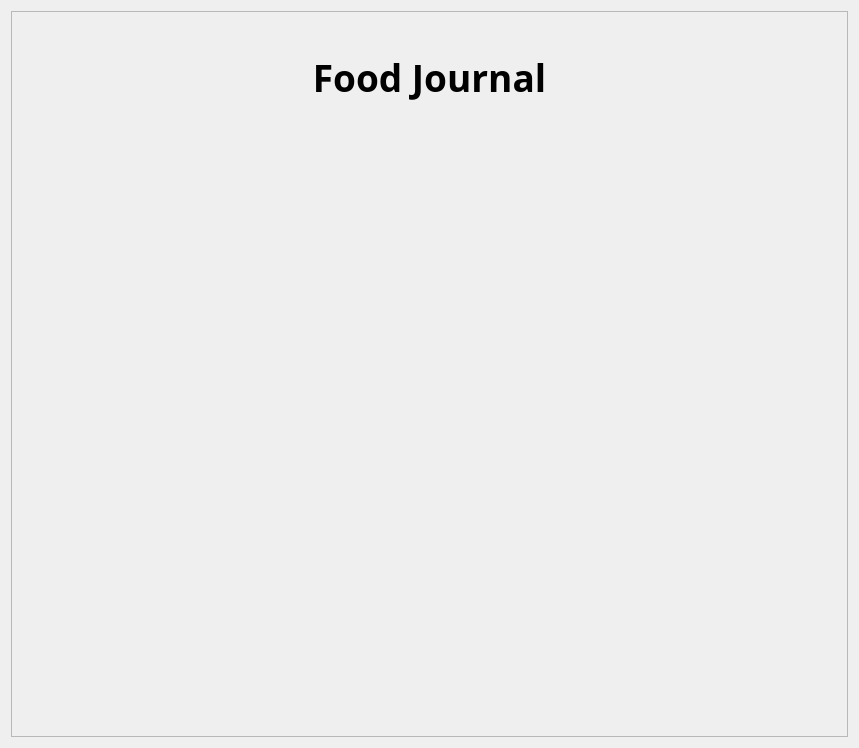
<?xml version="1.0" encoding="UTF-8"?>
<ui version="4.0">
 <class>JournalPage</class>
 <widget class="QWidget" name="JournalPage">
  <property name="geometry">
   <rect>
    <x>0</x>
    <y>0</y>
    <width>859</width>
    <height>748</height>
   </rect>
  </property>
  <property name="font">
   <font>
    <pointsize>20</pointsize>
   </font>
  </property>
  <property name="windowTitle">
   <string>Form</string>
  </property>
  <layout class="QVBoxLayout" name="verticalLayout">
   <item>
    <widget class="QScrollArea" name="scrollArea">
     <property name="widgetResizable">
      <bool>true</bool>
     </property>
     <widget class="QWidget" name="scrollAreaWidgetContents">
      <property name="geometry">
       <rect>
        <x>0</x>
        <y>0</y>
        <width>839</width>
        <height>728</height>
       </rect>
      </property>
      <layout class="QVBoxLayout" name="verticalLayout_2">
       <item>
        <widget class="QLabel" name="label">
         <property name="font">
          <font>
           <family>Noto Sans</family>
           <pointsize>28</pointsize>
           <bold>true</bold>
          </font>
         </property>
         <property name="text">
          <string>Food Journal</string>
         </property>
         <property name="scaledContents">
          <bool>true</bool>
         </property>
         <property name="alignment">
          <set>Qt::AlignmentFlag::AlignCenter</set>
         </property>
         <property name="wordWrap">
          <bool>true</bool>
         </property>
        </widget>
       </item>
       <item>
        <widget class="MealLog" name="meal1" native="true"/>
       </item>
       <item>
        <widget class="MealLog" name="meal2" native="true"/>
       </item>
       <item>
        <widget class="MealLog" name="meal3" native="true"/>
       </item>
       <item>
        <widget class="MealLog" name="meal4" native="true"/>
       </item>
       <item>
        <widget class="MealLog" name="meal5" native="true"/>
       </item>
      </layout>
     </widget>
    </widget>
   </item>
  </layout>
 </widget>
 <customwidgets>
  <customwidget>
   <class>MealLog</class>
   <extends>QWidget</extends>
   <header>items/MealLog.h</header>
   <container>1</container>
  </customwidget>
 </customwidgets>
 <resources/>
 <connections/>
</ui>
